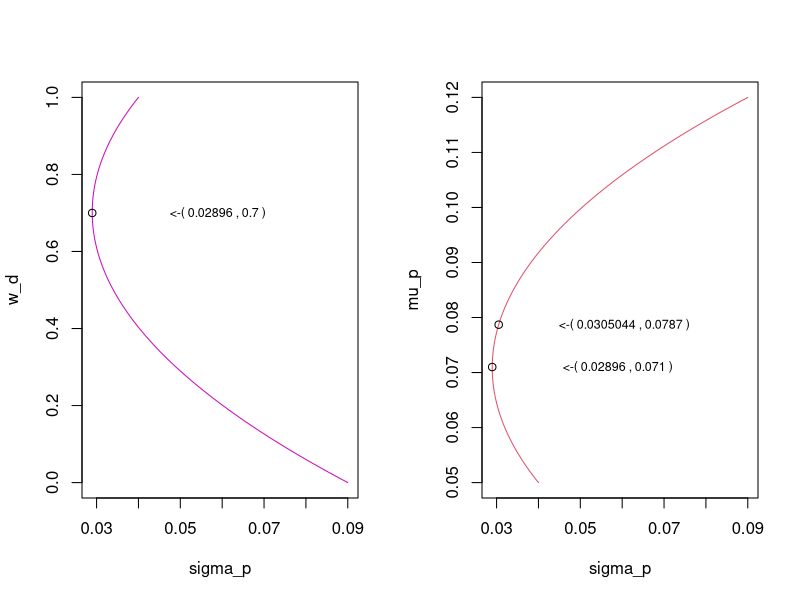

Write R code to recreate this figure.
## ---- chunk 1
# Sample: how to find minimum variance of a portfolio.
## Suppose 

# Make up the parameters
mu_d = .05 # debt has less return than equity
mu_e = .12
sigma_e = .30 # but equity has larger risk
sigma_d = .20
sigma_de = .003
w_d = seq(0, 1, .01) # generate 100 different weight combinations
mu_p = vector(length=length(w_d))
sigma_p = vector(length=length(w_d))
sr_p = vector(length=length(w_d))

for (u in 1:length(w_d)) {
  mu_p[u] = mu_d * w_d[u] + mu_e * (1 - w_d[u])
  sigma_p[u] = w_d[u]^2 * sigma_d^2 + 2 * w_d[u] * (1 - w_d[u]) * sigma_de + (1-w_d[u])^2 * sigma_e^2
  sr_p[u] = mu_p[u] / sigma_p[u]
}


##################################
# Portfolio with minimum risk
##################################

par(mfrow=c(1, 2))
plot(sigma_p, w_d, type='l', ylab='w_d', col=6)
min_var_p_index = sigma_p == min(sigma_p) # get the minimum value of the portfolio
w_d[min_var_p_index]                      # weight of debt should be 0.7 to get the least risk
points(sigma_p[min_var_p_index], w_d[min_var_p_index]) # draw the point of minimum variance
text(sigma_p[min_var_p_index] + .03, w_d[min_var_p_index], paste('<-(', sigma_p[min_var_p_index], ',', w_d[min_var_p_index], ')'), cex=.75)

#####################################
# Plot risk as a function of return
#####################################

plot(sigma_p, mu_p, type='l', ylab='mu_p', col=2)
points(sigma_p[min_var_p_index], mu_p[min_var_p_index])
text(sigma_p[min_var_p_index] + 0.03, mu_p[min_var_p_index], paste('<-(', sigma_p[min_var_p_index], ',', mu_p[min_var_p_index], ')'), cex=.75) 

#####################################
# Portfolio with optimal sharpe ratio
#####################################

optimal_p_index = sr_p == max(sr_p)
mu_p[optimal_p_index]
points(sigma_p[optimal_p_index], mu_p[optimal_p_index])
text(sigma_p[optimal_p_index] + 0.03, mu_p[optimal_p_index], paste('<-(', sigma_p[optimal_p_index], ',', mu_p[optimal_p_index], ')'), cex=.75) 
